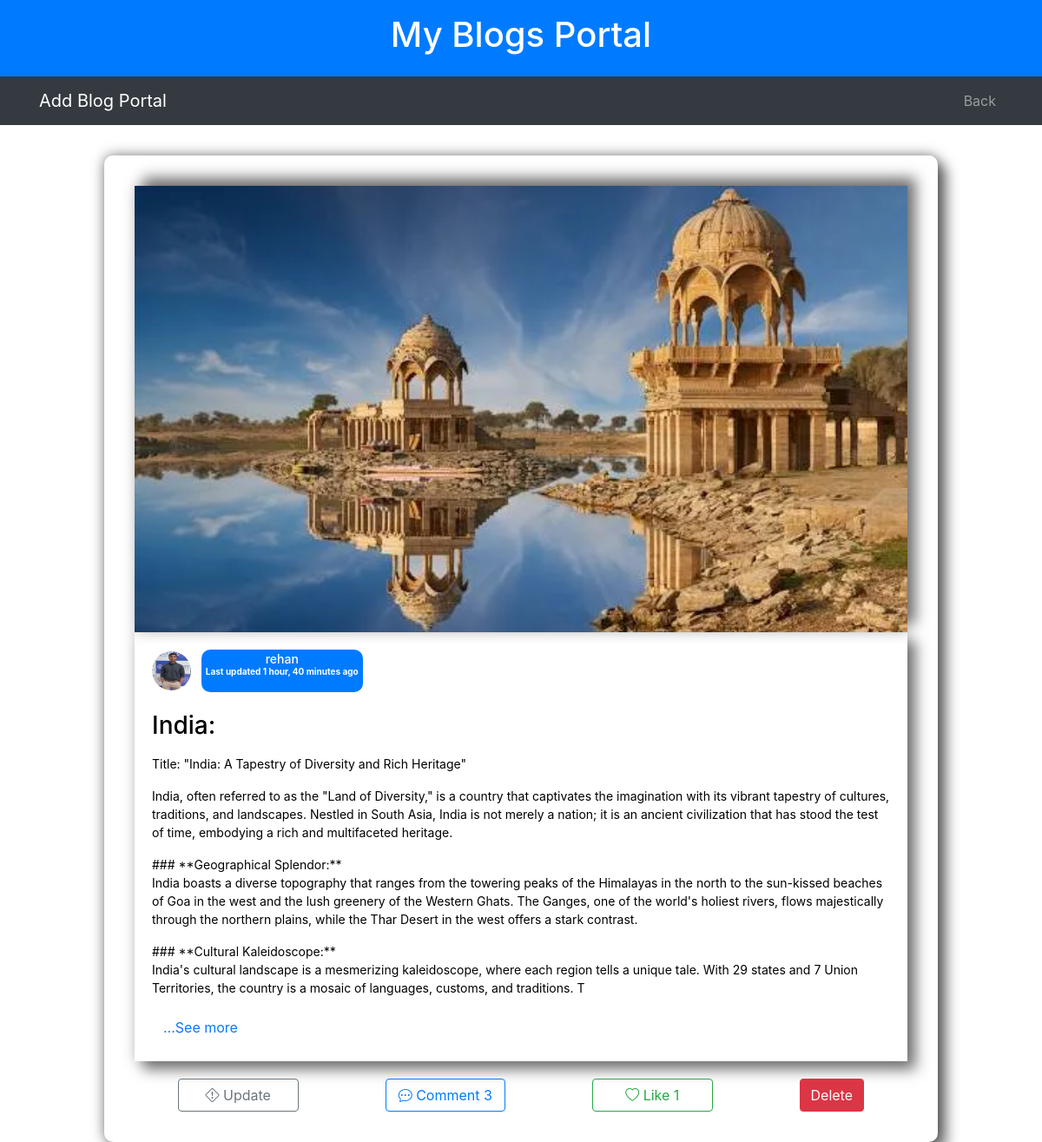
/view_blogs/3/, run on the app's committed database.
### shared_app/models.py (models this page shows)
class Blog(models.Model):
    title = models.CharField(max_length=255)
    description = models.TextField()
    image = models.ImageField(upload_to='blog_images/', null=True, blank=True)
    created_at = models.DateTimeField(auto_now_add=True)
    blogger_id = models.ForeignKey(blog_maker, on_delete=models.CASCADE)

### blogger/models.py (models this page shows)
class blog_maker(models.Model):
    first_name = models.CharField(max_length=255)
    last_name = models.CharField(max_length=255)
    profile_image = models.ImageField(upload_to='user_profiles/', null=True, blank=True)
    father_name = models.CharField(max_length=255)
    email = models.EmailField()
    username = models.CharField(max_length=100, unique=True)
    password = models.CharField(max_length=100)
    status= models.BooleanField(default=False)

### blogger/views.py (the view)
# urls.py: path('view_blogs/<int:blogger_id>/', user.view_blogs, name='view_blogs'),
def view_blogs(request, blogger_id):
    blogger = get_object_or_404(blog_maker, id=blogger_id)
    blogs = Blog.objects.filter(blogger_id=blogger).order_by('-created_at')
    liked_blog_ids = Like_blog.objects.filter(blogger_id=blogger.id).values_list('blog_id', flat=True)
    comments = Comment.objects.all().order_by('-created_at')
    return render(request, 'my_blogs.html', {'blogger': blogger, 'blogs': blogs, 'like_blogs': liked_blog_ids, 'comments': comments})

### templates/my_blogs.html (shortened to what this page needs)
{% load static %}
<!DOCTYPE html>
<html lang="en">
<head>
    <link rel="stylesheet" href="https://maxcdn.bootstrapcdn.com/bootstrap/4.5.2/css/bootstrap.min.css">
    <link rel="stylesheet" href="https://cdnjs.cloudflare.com/ajax/libs/font-awesome/5.15.3/css/all.min.css">
    <link rel="stylesheet" href="https://cdn.jsdelivr.net/npm/bootstrap-icons@1.11.1/font/bootstrap-icons.css">
</head>
<body>
<header class="bg-primary text-white py-3">
    <div class="container text-center">
        <h1>My Blogs Portal</h1>
    </div>
</header>
<nav class="navbar navbar-expand-lg navbar-dark bg-dark">
    <div class="container">
        <a class="navbar-brand" href="#">Add Blog Portal</a>
        <div class="collapse navbar-collapse" id="navbarNav">
            <ul class="navbar-nav ml-auto">
                <li class="nav-item">
                    <a class="nav-link" href="{% url 'blogger_portal' blogger.id %}">Back</a>
                </li>
            </ul>
        </div>
    </div>
</nav>
{% for blog in blogs %}
    <div class="blogs_main" style="background-color: white;">
        <div class="blogs_sub">
            <div class="blog_img">
                <img src="{{ blog.image.url }}" style="width: 100%; height: 100%;" alt="Main Image">
            </div>
            <div class="blog_desc">
                <div class="d-flex align-items-center" style="margin-bottom: 22px;">
                    <img class="rounded-circle shadow-1-strong me-2" src="{{ blog.blogger_id.profile_image.url }}" alt="avatar" width="45" height="45" />
                    <div>
                        <span class="badge bg-primary" style="border-radius: 10px; margin-left: 12px;">
                            <h6 class="mb-0" style="font-size: 14px; color: #fff;">{{ blog.blogger_id.first_name }}</h6>
                            <p class="text-white" style="font-size: 10px;">Last updated {{ blog.created_at|timesince }} ago</p>
                        </span>
                    </div>
                </div>
                <h3>{{ blog.title }}:</h3>
                <p class="short-description" data-full-description="{{ blog.description }}">{{ blog.description|slice:":1000"|linebreaks }}</p>
                <button type="button" class="btn btn-link read-more-btn">...See more</button>
            </div>
            <div class="blog_btns">
                <button type="button" class="btn btn-outline-secondary" data-toggle="modal" data-target="#updateModal{{ blog.id }}">
                    <i class="bi bi-exclamation-diamond"></i> Update
                </button>
                <button type="button" class="btn btn-outline-primary" data-toggle="modal" data-target="#commentModal{{ blog.id }}">
                    <i class="bi bi-chat-dots"></i> Comment  <span class="like-count">{{ blog.comments.count }}</span>
                </button>
                <button type="button" class="btn btn-outline-success">
                    <i class="bi bi-heart"></i> Like <span class="like-count">{{ blog.likes.count }}</span>
                </button>
                <a href="{% url 'delete_blog' blogger_id=blogger.id blog_id=blog.id %}"><button type="submit" class="btn btn-danger">Delete</button></a>
            </div>
        </div>
    </div>
{% endfor %}
</body>
</html>

### templates/my_blogs.html (style rules this page uses)
.blogs_main { height: auto; width: 80%; border-radius: 10px; margin: auto; margin-top: 35px; padding: 25px; box-shadow: 0 0 15px rgba(0, 0, 0, 0.5), 10px 10px 15px rgba(0, 0, 0, 0.5); }
.blogs_sub { margin: auto; width: auto; height: auto; padding: 10px; }
.blog_img { margin: auto; width: auto; height: 50%; box-shadow: 0 0 15px rgba(0, 0, 0, 0.2), 10px -10px 15px rgba(0, 0, 0, 0.5); }
.blog_desc { color: black; margin: auto; padding: 20px; width: auto; height: 45%; box-shadow: 0 0 15px rgba(0, 0, 0, 0.2), 10px 10px 15px rgba(0, 0, 0, 0.5); }
.blog_desc p { font-size: 14px; }

### data on the page
Blog: image (picture), blogger_id.profile_image (picture), blogger_id.first_name "rehan", created_at "1 hour, 40 minutes", title "India", description "Title: \"India: A Tapestry of Diversity and Rich Heritage\" India, often referred to as the \"Land of Diversity,\" is a country that captivates the imagination with its vibrant tapestry of cultures, traditions, and landscapes. Nestled in South Asia, India is not merely a nation; it is an ancient civilization that has stood the test of time, embodying a rich and multifaceted heritage. ### **Geographical Splendor:** India boasts a diverse topography that ranges from the towering peaks of the Himalayas in the north to the sun-kissed beaches of Goa in the west and the lush greenery of the Western Ghats. The Ganges, one of the world's holiest rivers, flows majestically through the northern plains,…", comments.count "3", likes.count "1"
